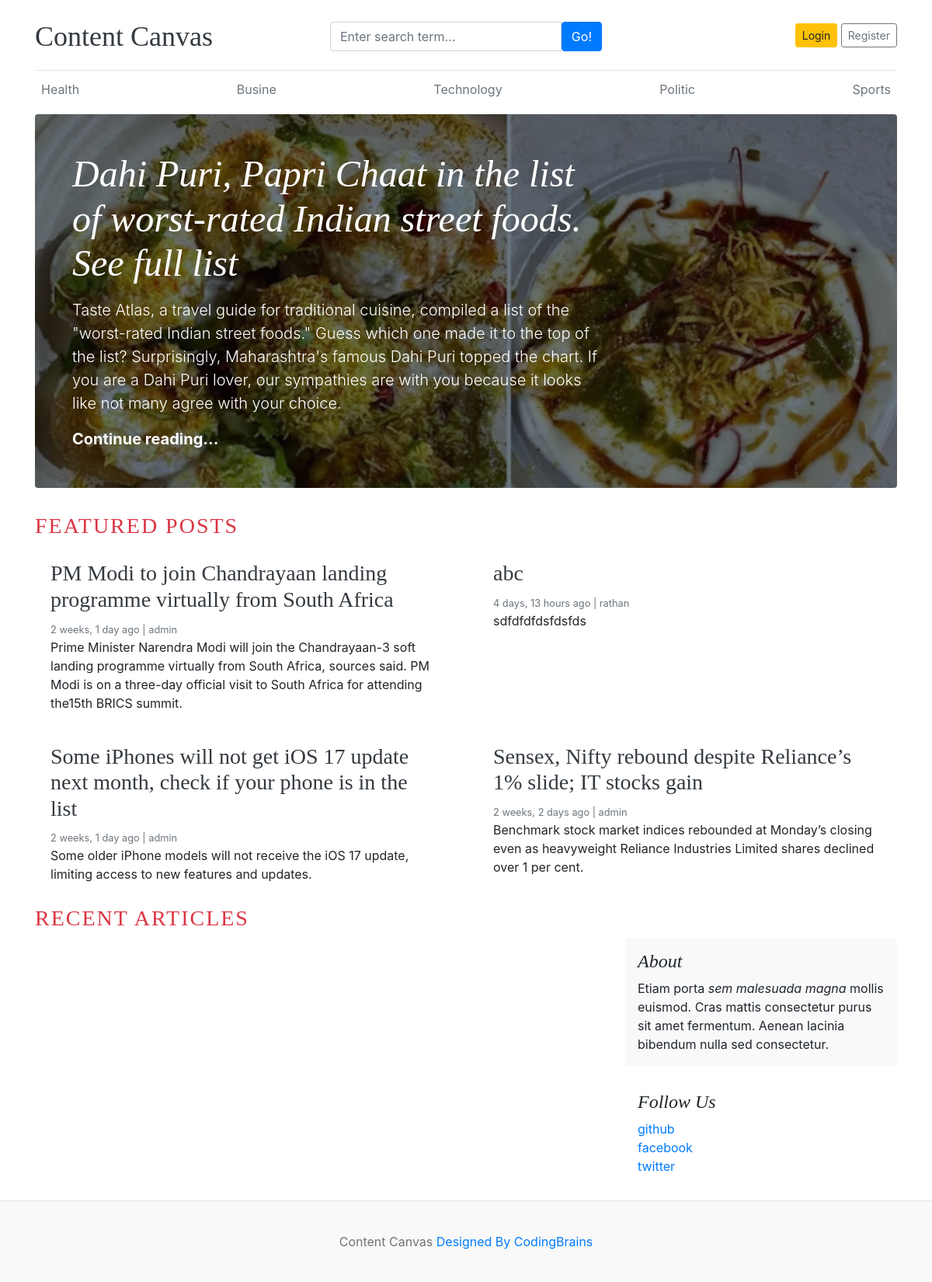
The page / on the database its author committed.
### blog/models.py (models this page shows, shortened)
class Category(models.Model):
    category_name=models.CharField(max_length=50,unique=True)
    created_at=models.DateTimeField(auto_now_add=True)
    updated_at=models.DateTimeField(auto_now=True)
    class Meta:
        verbose_name_plural='categories'

class Blog(models.Model):
    title=models.CharField(max_length=100)
    slug=models.SlugField(max_length=100)
    category=models.ForeignKey(Category,on_delete=models.CASCADE)
    author=models.ForeignKey(User,on_delete=models.CASCADE)
    featured_image=models.ImageField(upload_to='uploads/%y/%m/%d')
    short_description=models.TextField(max_length=500,default=None)
    blog_body=models.TextField(max_length=2000)
    status=models.CharField(max_length=20,choices=STATUS_CHOICES,default="Draft")
    is_featured=models.BooleanField(default=True)
    created_at=models.DateTimeField(auto_now_add=True)
    updated_at=models.DateTimeField(auto_now=True)

### social/models.py (models this page shows, shortened)
class SocialLink(models.Model):
    platform=models.CharField(max_length=25)
    link=models.URLField(max_length=100)
    created_at=models.DateTimeField(auto_now_add=True)
    updated_at=models.DateTimeField(auto_now=True)

### contentcanvas/views.py (the view)
# urls.py: 2. Add a URL to urlpatterns:  path('', views.home, name='home')
def home(request):
    featured_posts=Blog.objects.filter(is_featured=True,status='Published').order_by('updated_at')
    posts=Blog.objects.filter(is_featured=False,status='Published')
    context={
        'featured_posts':featured_posts,
        'posts':posts
    }
    return render(request,'home.html',context)

### blog/context_processors.py (called while the page is built)
def get_categories(request):
    categories=Category.objects.all()
    return dict(categories=categories)

def get_social_links(request):
    social_links=SocialLink.objects.all()
    return dict(social_links=social_links)

### templates/home.html (shortened to what this page needs)
{% extends "base.html" %}
{% block content %}
{% for post in featured_posts  %}
{% if forloop.first %}
<div class="jumbotron p-3 p-md-5 text-white rounded bg-dark" style="background-image: url({{post.featured_image.url}});background-blend-mode: overlay;background-size:cover;">
    <div class="col-md-8 px-0">
      <h1 class="display-4 font-italic">{{post.title}}</h1>
      <p class="lead my-3">{{post.short_description}}</p>
      <p class="lead mb-0"><a href="{% url 'blogs' post.slug %}" class="text-white font-weight-bold">Continue reading...</a></p>
    </div>
  </div>
  {% endif %}
  {% endfor %}
  <h3 class="text-uppercase text-danger" style="letter-spacing:2px;">Featured Posts</h3>
  <div class="row mb-2">
    {% for post in featured_posts  %}
    {% if not forloop.first %}
    <div class="col-md-6">
      <div class="card border-0" >
        <div class="card-body">
          <h3><a href="{% url 'blogs' post.slug %}" class="text-dark">{{post.title}}</a></h3>
          <small class="mb-1 text-muted">{{post.created_at | timesince}} ago | {{post.author}}</small>
          <p class="card-text">{{post.short_description}}</p>
        </div>
      </div>
    </div>
    {% endif %}
    {% endfor %}
  </div>
  <h3 class="text-uppercase text-danger" style="letter-spacing:2px;">Recent Articles</h3>
  <main role="main" class="container p-0">
    <div class="row">
      <div class="col-md-8 blog-main">
      </div>
      <aside class="col-md-4 blog-sidebar">
        <div class="p-3 mb-3 bg-light rounded">
          <h4 class="font-italic">About</h4>
          <p class="mb-0">Etiam porta <em>sem malesuada magna</em> mollis euismod. Cras mattis consectetur purus sit amet fermentum. Aenean lacinia bibendum nulla sed consectetur.</p>
        </div>
        {% if social_links %}
        <div class="p-3">
          <h4 class="font-italic">Follow Us</h4>
          <ol class="list-unstyled">
            {% for i in social_links %}
            <li><a href="{{i.link}}" target="_blank">{{i.platform}}</a></li>
            {% endfor %}
          </ol>
        </div>
        {% endif %}
      </aside>
    </div>
  </main>
</div>
{% endblock  %}

### templates/base.html (shortened to what this page needs)
{% load static %}
<!DOCTYPE html>
<html lang="en">
<head>
    <link href="https://getbootstrap.com/docs/4.0/dist/css/bootstrap.min.css" rel="stylesheet">
    <link href="{% static 'css/cc.css' %}" rel="stylesheet">
    <link rel="stylesheet" href="https://cdnjs.cloudflare.com/ajax/libs/font-awesome/4.7.0/css/font-awesome.min.css">
  </head>
<body>
    <div class="container">
      <header class="blog-header py-3">
        <div class="row flex-nowrap justify-content-between align-items-center">
          <div class="col-4 pt-1">
            <a class="blog-header-logo text-dark" href="/">Content Canvas</a>
          </div>
          <div class="col-4 pt-1">
                <form action={% url "search" %} method="GET">
                <div class="input-group">
                    <input class="form-control" type="text" name="keyword" value="{{keyword}}" placeholder="Enter search term..." aria-label="Enter search term..." aria-describedby="button-search" />
                    <button type="submit" class="btn btn-primary" id="button-search" type="button">Go!</button>
                </div>
              </form>
          </div>
          {% if not user.is_authenticated %}
          <div class="col-4 d-flex justify-content-end align-items-center">
            <a class="btn btn-sm btn-warning" href="{% url 'login' %}">Login</a> &nbsp;
            <a class="btn btn-sm btn-outline-secondary" href="{% url 'register' %}">Register</a>
          </div>
          {% else %}
          <span><a href="{% url 'dashboard' %}">Dashboard</a> <span>
          <span><a href="{% url 'logout' %}"> Logout</a></span>
          {% endif %}
        </div>
      </header>
      <div class="nav-scroller py-1 mb-2">
        <nav class="nav d-flex justify-content-between">
          {% for cat in categories %}
          <a class="p-2 text-muted" href="{% url 'posts_by_category' cat.id %}">{{cat.category_name}}</a>
          {% endfor %}
        </nav>
      </div>
{% block content %}
{% endblock  %}
<footer class="blog-footer">
    <p>Content Canvas  <a href="#">Designed By CodingBrains</a></p>
  </footer>
  </body>
  </html>

### contentcanvas/static/css/cc.css (style rules this page uses)
.blog-header { border-bottom: 1px solid #e5e5e5; }
.blog-header-logo { font-family: "Playfair Display", Georgia, "Times New Roman", serif; font-size: 2.25rem; }
h1, h2, h3, h4, h5, h6 { font-family: "Playfair Display", Georgia, "Times New Roman", serif; }
.display-4 { font-size: 2.5rem; }
@media (min-width: 768px) { .display-4 { font-size: 3rem; } }
.blog-footer { padding: 2.5rem 0; color: #727272; text-align: center; background-color: #f9f9f9; border-top: .05rem solid #e5e5e5; }
.blog-footer p:last-child { margin-bottom: 0; }

### rows shown on the page
Category: category_name "Health"
Category: category_name "Busine"
Category: category_name "Technology"
Category: category_name "Politic"
Category: category_name "Sports"
Blog: featured_image (picture), title "Dahi Puri, Papri Chaat in the list of worst-rated Indian street foods. See full list", short_description "Taste Atlas, a travel guide for traditional cuisine, compiled a list of the \"worst-rated Indian street foods.\" Guess which one made it to the top of the list? Surprisingly, Maharashtra's famous Dahi Puri topped the chart. If you are a Dahi Puri lover, our sympathies are with you because it looks like not many agree with your choice."
Blog: title "PM Modi to join Chandrayaan landing programme virtually from South Africa", created_at "2 weeks, 1 day", author "admin", short_description "Prime Minister Narendra Modi will join the Chandrayaan-3 soft landing programme virtually from South Africa, sources said. PM Modi is on a three-day official visit to South Africa for attending the15th BRICS summit."
Blog: title "abc", created_at "4 days, 13 hours", author "rathan", short_description "sdfdfdfdsfdsfds"
Blog: title "Some iPhones will not get iOS 17 update next month, check if your phone is in the list", created_at "2 weeks, 1 day", author "admin", short_description "Some older iPhone models will not receive the iOS 17 update, limiting access to new features and updates."
Blog: title "Sensex, Nifty rebound despite Reliance’s 1% slide; IT stocks gain", created_at "2 weeks, 2 days", author "admin", short_description "Benchmark stock market indices rebounded at Monday’s closing even as heavyweight Reliance Industries Limited shares declined over 1 per cent."
SocialLink: platform "github"
SocialLink: platform "facebook"
SocialLink: platform "twitter"
